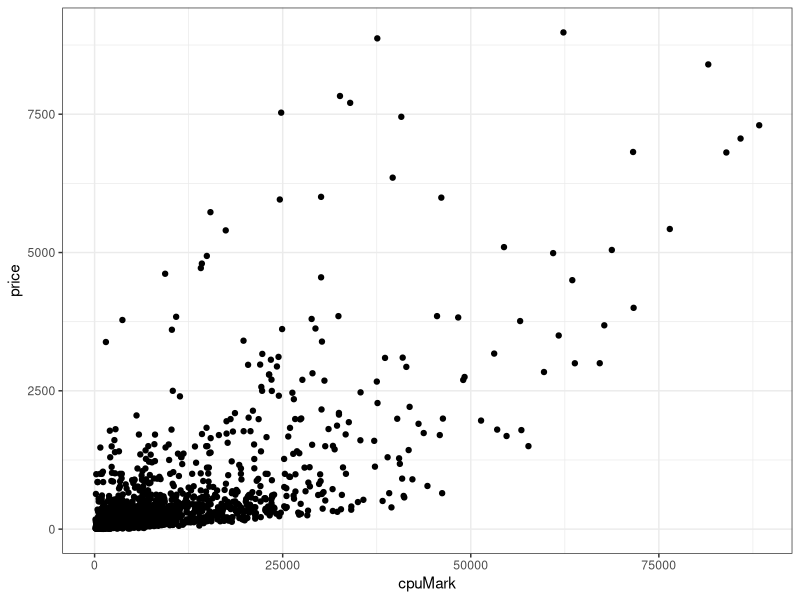
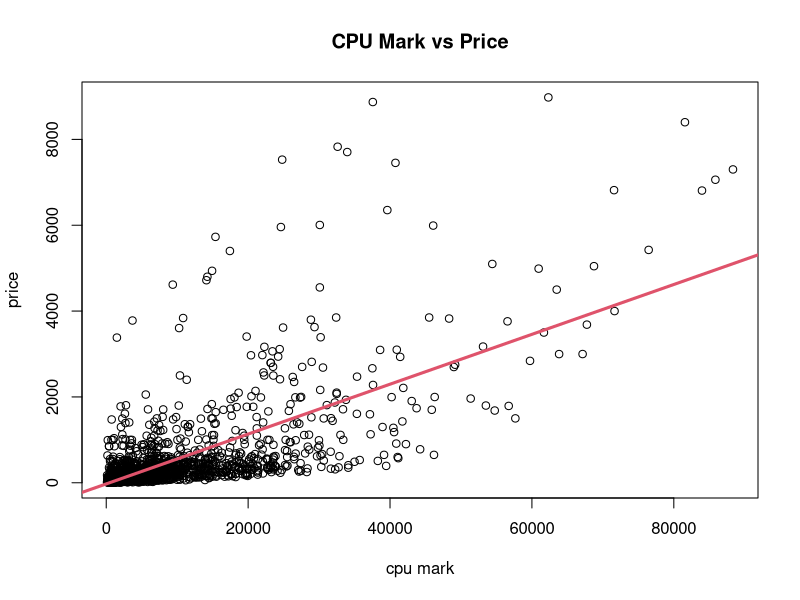

Reproduce these figures in R, in order.
## ---- chunk 1
library(tidyverse)

cpuData<-read.csv("CPU_benchmark_v4.csv")

cpuData %>% ggplot(aes(x = cpuMark, y = price)) + geom_point()+ theme_bw()

## ---- chunk 2
cpuData<-read.csv("CPU_benchmark_v4.csv")
model<-lm(cpuData$price~cpuData$cpuMark)
plot(x = cpuData$cpuMark, y = cpuData$price, main="CPU Mark vs Price", xlab="cpu mark", ylab="price")
abline(model, col=2, lwd=3)

